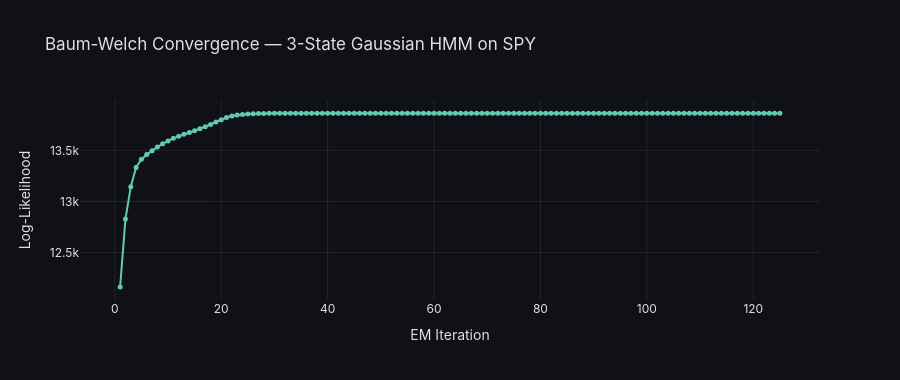

Write notebook code for a chart like this one.
### Code cell
fig = plot_log_likelihood(hmm3.log_likelihoods_,
                          title="Baum-Welch Convergence — 3-State Gaussian HMM on SPY")
fig.show()
